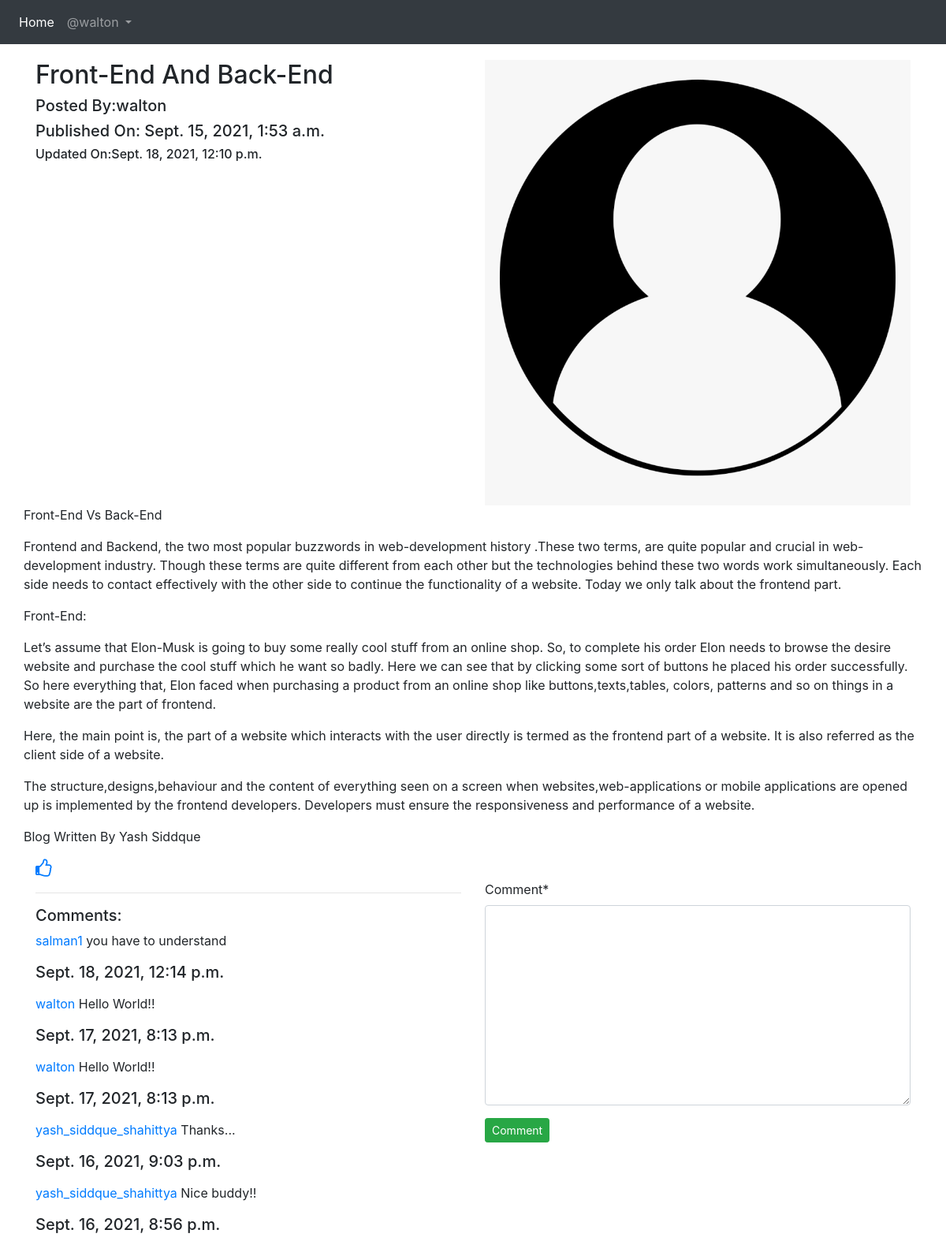
/blog/details/3/ (signed in), run on the app's committed database.
### App_Blog/models.py (models this page shows, shortened)
class Blog(models.Model):
    author=models.ForeignKey(User,on_delete=models.CASCADE,related_name='post_author')
    blog_title=models.CharField(max_length=264,verbose_name='Put a title')
    slug=models.SlugField(max_length=264,unique=True)
    blog_content=models.TextField(verbose_name='What is on your mind?')
    blog_image=models.ImageField(upload_to='blog_images',verbose_name='Image')
    publish_date=models.DateTimeField(auto_now_add=True)
    update_date=models.DateTimeField(auto_now=True)
    class Meta:
        ordering=['-publish_date']

class Comment(models.Model):
    blog=models.ForeignKey(Blog,on_delete=models.CASCADE,related_name='blog_comment')
    user=models.ForeignKey(User,on_delete=models.CASCADE,related_name='user_comment')
    comment=models.TextField(max_length=300)
    comment_date=models.DateTimeField(auto_now_add=True)
    class Meta:
        ordering=['-comment_date']

### App_Blog/views.py (the view, shortened to what this page needs)
# urls.py: path('details/<int:id>/',views.blog_details,name='blog_details'),
@login_required
def blog_details(request,id):
    blog=Blog.objects.get(id=id)
    comment_form=CommentForm()
    already_liked=Likes.objects.filter(blog=blog,user=request.user)
    if already_liked:
        liked=True
    else:
        liked=False
    return render(request,'App_Blog/blog_details.html',context={'blog':blog,'comment_form':comment_form,'liked':liked})

### App_Blog/forms.py
class CommentForm(forms.ModelForm):
    class Meta:
        model=Comment
        fields=('comment',)

### templates/App_Blog/blog_details.html (shortened to what this page needs)
{% extends 'base.html' %}
{% load crispy_forms_tags %}
{% block body_block %}
<div class="row">
  <div class="col-sm-6">
    <h2>{{blog.blog_title}}</h2>
    <h5>Posted By:{{blog.author}}</h5>
    <h5>Published On: {{blog.publish_date}}</h5>
    <h6>Updated On:{{blog.update_date}}</h6>
  </div>
  <div class="col-sm-6">
    <img src="/media/{{blog.blog_image}}" alt="img" width="100%">
  </div>
      <p>{{blog.blog_content|linebreaks}}</p>
</div>
{% if not liked %}
<a href="{% url 'App_Blog:liked_post' id=blog.id %}">
<i style="font-size:24px" class="fa">&#xf087;</i>
</a>
<br>
{% else %}
<a href="{% url 'App_Blog:unliked_post' id=blog.id %}">
<i style="font-size:24px" class="fa">&#xf088;</i>
</a>
{% endif %}
<div class="row">
  <div class="col-sm-6">
    <hr>
    <h5>Comments:</h5>
    {% for comment in blog.blog_comment.all %}
<p><a href="#">{{comment.user}} </a>{{comment.comment}}<br>
<h5>
{{comment.comment_date}}
</h5>
</p>
    {% endfor %}
</div>
    <div class="col-sm-6">
      <form method="POST">
        {{comment_form|crispy}}
        <input type="submit" name="submit" value="Comment" class="btn btn-success btn-sm">
      </form>
  </div>
</div>
<br>
<br>
{% endblock %}

### templates/base.html (shortened to what this page needs)
<!DOCTYPE html>
<html lang="en" dir="ltr">
  <head>
    <link rel="stylesheet" href="https://maxcdn.bootstrapcdn.com/bootstrap/4.4.1/css/bootstrap.min.css">
<link rel="stylesheet" href="https://cdnjs.cloudflare.com/ajax/libs/font-awesome/4.7.0/css/font-awesome.min.css">
  </head>
  <body>
    <nav class="navbar navbar-expand-sm bg-dark navbar-dark">
      <ul class="navbar-nav">
        <li class="nav-item active">
<a href="{% url 'index' %}" class="nav-link">Home</a>
        </li>
{% if user.is_authenticated %}
<div class="nav-item dropdown">
  <a href="#" class="nav-link dropdown-toggle" id="navbardrop" data-toggle="dropdown">
@{{user.username}}
  </a>
</div>
{% endif %}
    </ul>
</nav>
    <div class="container" style="padding-top:20px">
      {% block body_block %}
      {% endblock %}
    </div>
  </body>
</html>

### data on the page
Blog: blog_title "Front-End And Back-End", author "walton", publish_date "Sept. 15, 2021, 1:53 a.m.", update_date "Sept. 18, 2021, 12:10 p.m.", blog_image (placeholder picture), blog_content "Front-End Vs Back-End Frontend and Backend, the two most popular buzzwords in web-development history .These two terms, are quite popular and crucial in web-development industry. Though these terms are quite different from each other but the technologies behind these two words work simultaneously. Each side needs to contact effectively with the other side to continue the functionality of a website. Today we only talk about the frontend part. Front-End: Let’s assume that Elon-Musk is going to buy some really cool stuff from an online shop. So, to complete his order Elon needs to browse the desire website and purchase the cool stuff which he want so badly. Here we can see that by clicking…"
Comment: user "salman1", comment "you have to understand", comment_date "Sept. 18, 2021, 12:14 p.m."
Comment: user "walton", comment "Hello World!!", comment_date "Sept. 17, 2021, 8:13 p.m."
Comment: user "walton", comment "Hello World!!", comment_date "Sept. 17, 2021, 8:13 p.m."
Comment: user "yash_siddque_shahittya", comment "Thanks...", comment_date "Sept. 16, 2021, 9:03 p.m."
Comment: user "yash_siddque_shahittya", comment "Nice buddy!!", comment_date "Sept. 16, 2021, 8:56 p.m."

### other printed values
{{ user.username }} "walton"
